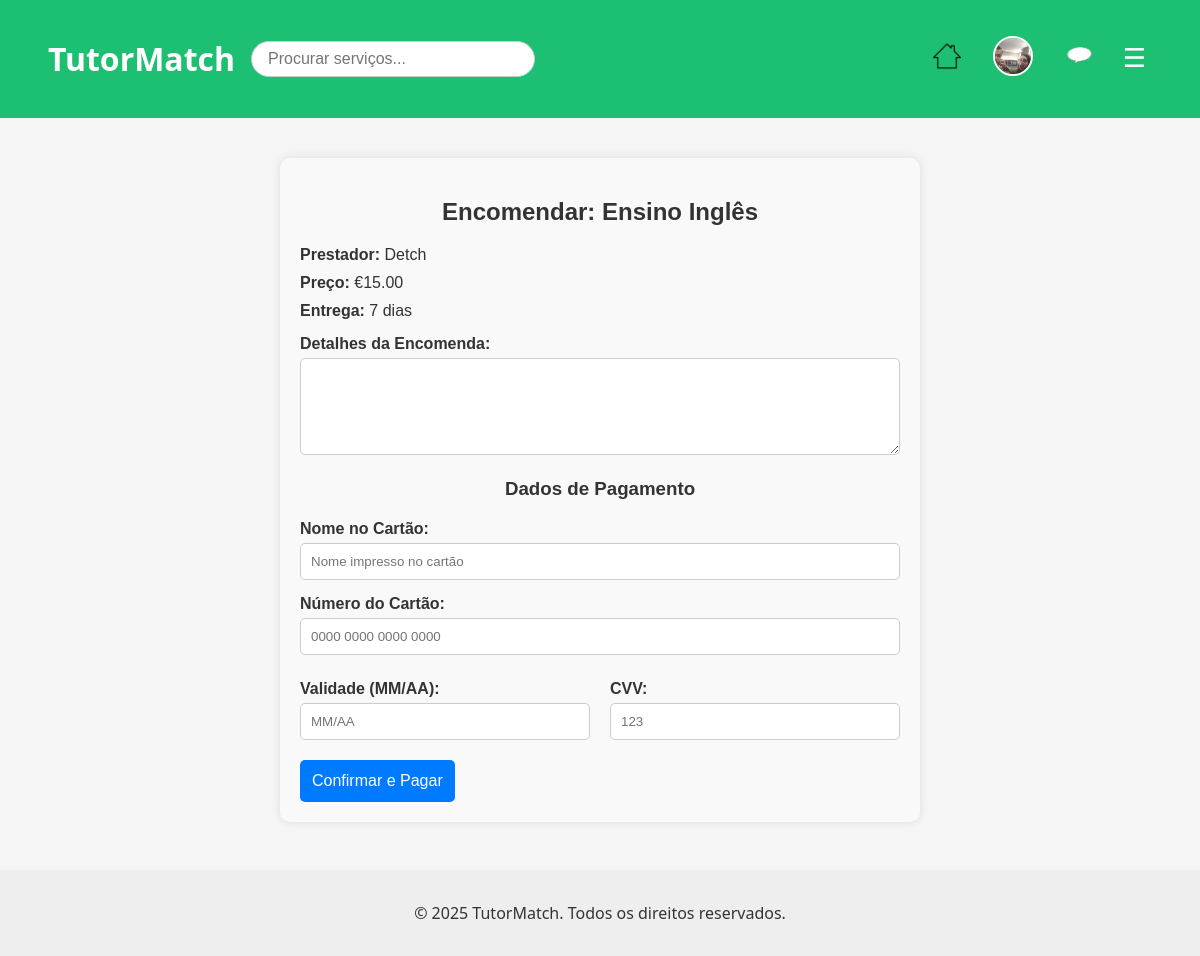
The app's page /pages/order_service.php?id=2 (signed in), older data.
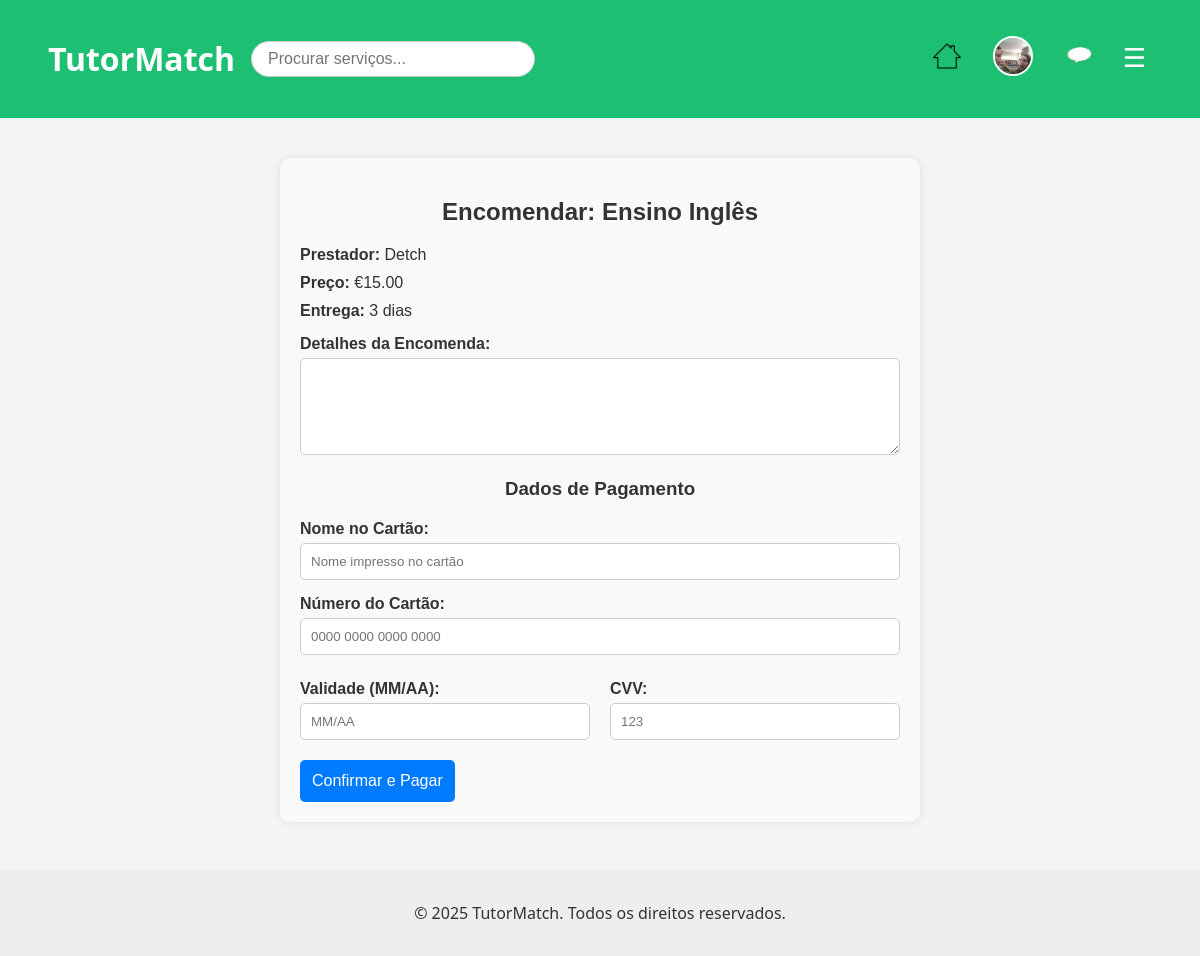
The same page, newer data.
### tables this page shows
CREATE TABLE services (
            id INTEGER PRIMARY KEY AUTOINCREMENT,
            user_id INT NOT NULL,
            category_id INT NOT NULL,
            title VARCHAR(255) NOT NULL,
            description TEXT NOT NULL,
            price DECIMAL(10,2) NOT NULL,
            delivery_time INT NOT NULL,
            image_path VARCHAR(255),
            created_at DATETIME DEFAULT CURRENT_TIMESTAMP,
            FOREIGN KEY (user_id) REFERENCES users(id),
            FOREIGN KEY (category_id) REFERENCES categories(id)
        );

CREATE TABLE users (
            id INTEGER PRIMARY KEY AUTOINCREMENT,
            username TEXT NOT NULL UNIQUE,
            password TEXT NOT NULL,
            email TEXT NOT NULL UNIQUE,
            role TEXT DEFAULT 'client', -- client, freelancer, admin
            name TEXT,
            profile_pic TEXT DEFAULT '../img/default.jpeg' -- Adiciona a coluna profile_pic
        );

### pages/order_service.php (the view, shortened to what this page needs)
<?php
require_once '../database/db.php';
$service_id = intval($_GET['id']);
$stmt = $db->prepare(
    "SELECT s.*, u.username AS freelancer_name, u.id AS freelancer_id
     FROM services s
     JOIN users u ON s.user_id = u.id
     WHERE s.id = ?"
);
$stmt->execute([$service_id]);
$service = $stmt->fetch();
?>
<?php include_once '../includes/header.php'; ?>
<link rel="stylesheet" href="../css/order_service.css">
<section class="order-container">
    <h2>Encomendar: <?= htmlspecialchars($service['title']) ?></h2>
    <p><strong>Prestador:</strong> <?= htmlspecialchars($service['freelancer_name']) ?></p>
    <p><strong>Preço:</strong> €<?= number_format($service['price'], 2) ?></p>
    <p><strong>Entrega:</strong> <?= $service['delivery_time'] ?> dias</p>
    <form action="../actions/create_order.php" method="POST">
        <label for="details">Detalhes da Encomenda:</label>
        <textarea name="details" id="details" rows="5" required></textarea>
        <h3>Dados de Pagamento</h3>
        <label for="card_name">Nome no Cartão:</label>
        <input type="text" id="card_name" name="card_name" placeholder="Nome impresso no cartão" required>
        <label for="card_number">Número do Cartão:</label>
        <input type="text" id="card_number" name="card_number" placeholder="0000 0000 0000 0000" maxlength="19" required>
        <div class="card-flex">
            <div>
                <label for="expiry">Validade (MM/AA):</label>
                <input type="text" id="expiry" name="expiry" placeholder="MM/AA" maxlength="5" required>
            </div>
            <div>
                <label for="cvv">CVV:</label>
                <input type="text" id="cvv" name="cvv" placeholder="123" maxlength="4" required>
            </div>
        </div>
        <button type="submit" class="btn">Confirmar e Pagar</button>
    </form>
</section>
<?php include_once '../includes/footer.php'; ?>

Row changes from the older to the newer data that the page shows:
changed services "Ensino Inglês": delivery_time "7" → "3"
